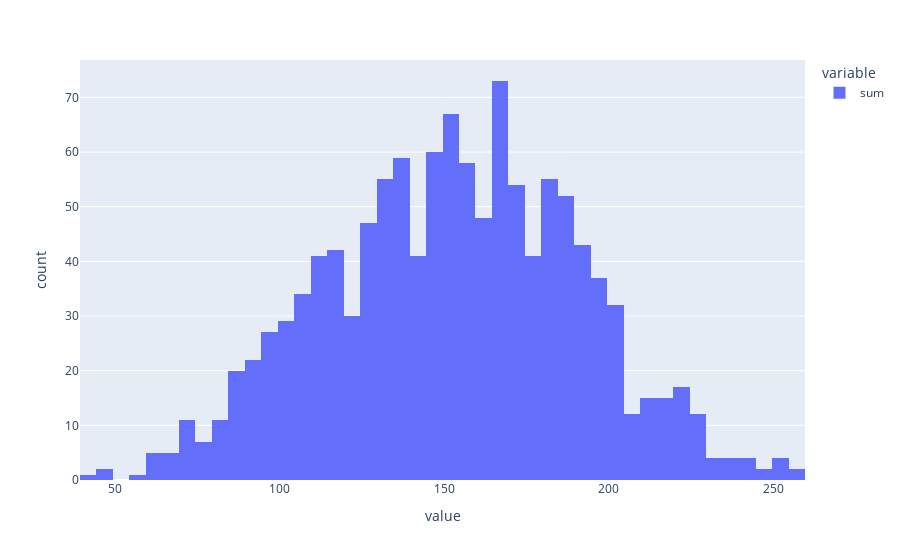

Notebook cell for this chart:
### Code cell
df['sum'].hist(backend='plotly')

### Figure 1 — Plotly figure (JSON) as saved in the notebook; plotly's stock layout.template omitted (floating-point values rounded to 4 significant figures; data arrays with more than 128 entries replaced by an {"elided": "..."} marker saying what was removed)
{"data": [{"alignmentgroup": "True", "bingroup": "x", "hovertemplate": "variable=sum<br>value=%{x}<br>count=%{y}<extra></extra>", "legendgroup": "sum", "marker": {"color": "#636efa", "pattern": {"shape": ""}}, "name": "sum", "offsetgroup": "sum", "orientation": "v", "showlegend": true, "type": "histogram", "x": {"elided": "1201 int values"}, "xaxis": "x", "yaxis": "y"}], "layout": {"barmode": "relative", "legend": {"title": {"text": "variable"}, "tracegroupgap": 0}, "margin": {"t": 60}, "xaxis": {"anchor": "y", "domain": [0, 1], "title": {"text": "value"}}, "yaxis": {"anchor": "x", "domain": [0, 1], "title": {"text": "count"}}}}
